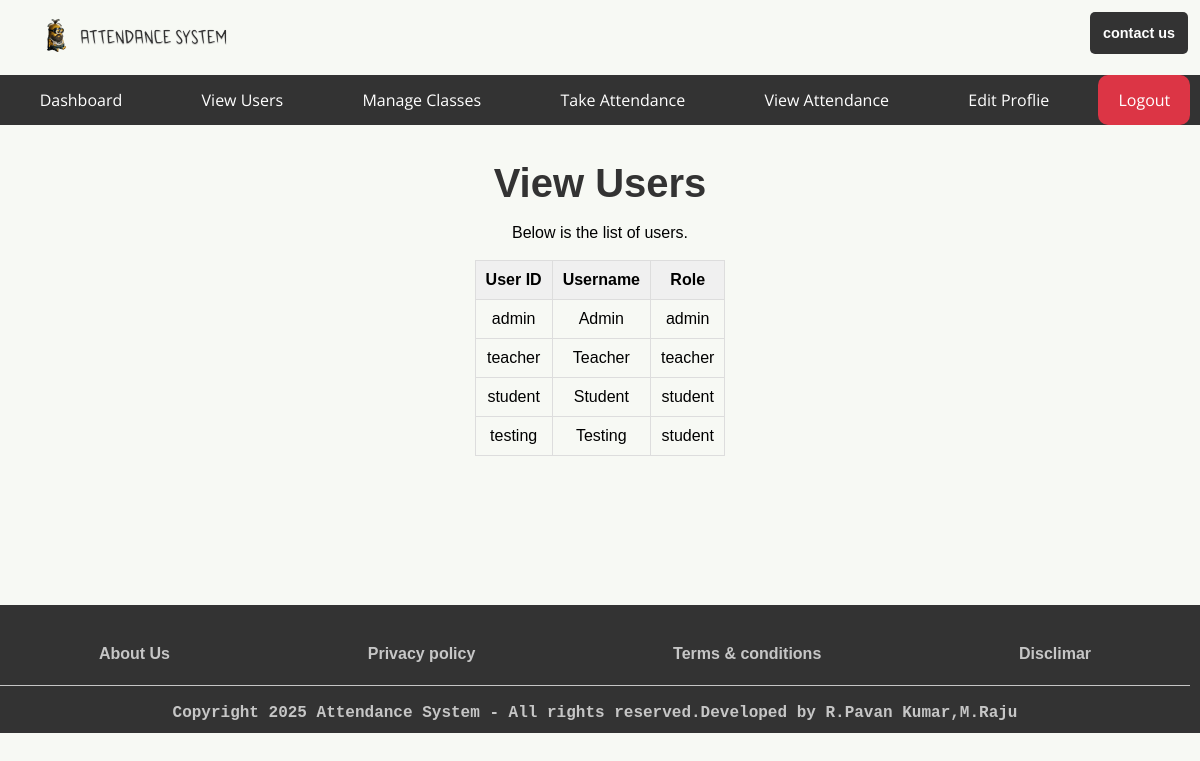
Before: /teacher/view_users (signed in) with the older database file.
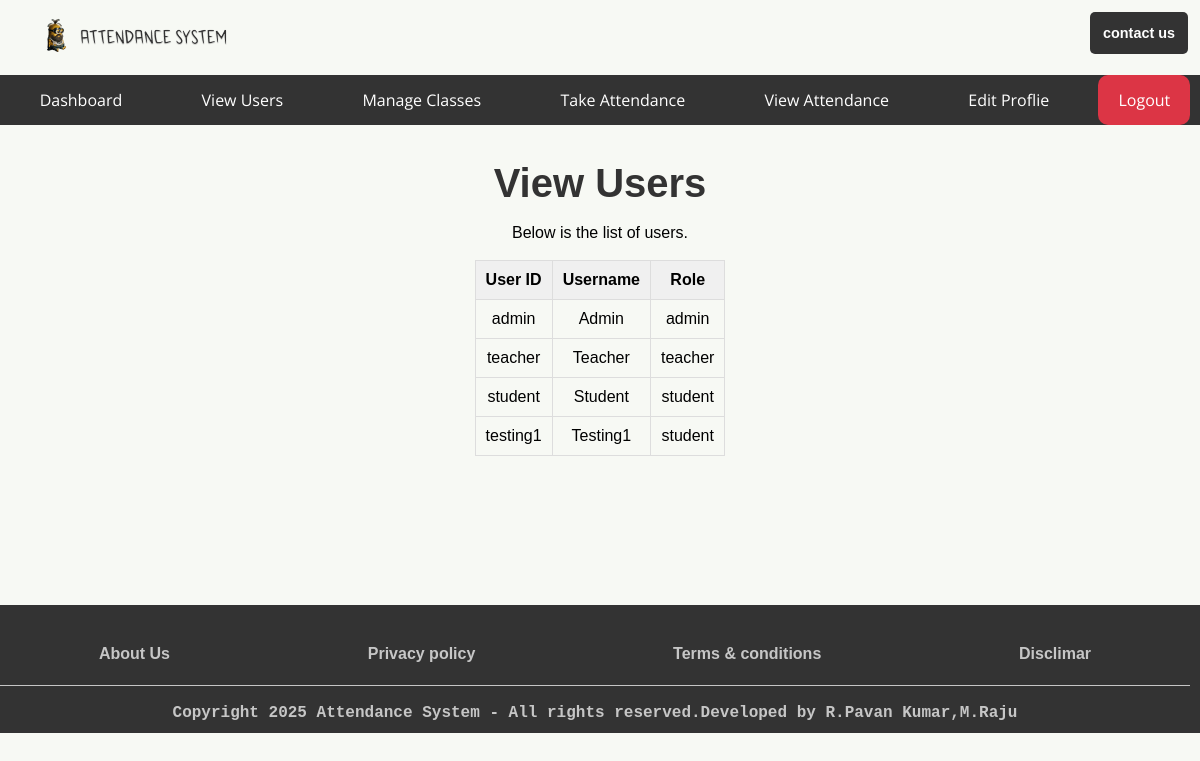
After: the same page with the newer database file.
### app.py (models this page shows, shortened)
class User(db.Model):
    userid = db.Column(db.String(10), primary_key=True, unique=True, nullable=False)
    username = db.Column(db.String(150), nullable=False)
    password_hash = db.Column(db.String(150), nullable=False)
    role = db.Column(db.String(50), nullable=False)

### app.py (the view)
@app.route('/teacher/view_users', methods=['GET', 'POST'])
@role_required('teacher')
def view_users():
    users = User.query.all()  # Get all users from the database
    return render_template('auth/dashboards/teacher/view_users.html', users=users)

### app.py (called while the page is built)
def role_required(roles):
    if not isinstance(roles, list):
        roles = [roles]  # Ensure roles is a list
    def decorator(func):
        @wraps(func)
        def wrapper(*args, **kwargs):
            if 'username' not in session:
                return redirect(url_for('login'))
            user = User.query.filter_by(username=session['username']).first()
            if user.role not in roles:  # Check if the user's role is in the allowed roles list
                return redirect(url_for('index'))  # Redirect to the home page if unauthorized
            return func(*args, **kwargs)
        return wrapper
    return decorator

### templates/auth/dashboards/teacher/view_users.html (shortened to what this page needs)
{% extends 'base/base_teacher.html' %}
{% block body %}
<main>
    <h1>View Users</h1><br/>
    <p>Below is the list of users.</p><br/>
    <div style="overflow-x: auto; max-width: 100%;">
    <table>
        <thead>
            <tr>
                <th>User ID</th>
                <th>Username</th>
                <th>Role</th>
            </tr>
        </thead>
        <tbody>
            {% if users %}
                {% for user in users %}
                    <tr>
                        <td>{{ user.userid }}</td>
                        <td>{{ user.username }}</td>
                        <td>{{ user.role }}</td>
                    </tr>
                {% endfor %}
            {% else %}
                <tr><td colspan="4">No users found.</td></tr>
            {% endif %}
        </tbody>
    </table>
</div>
</main>
{% endblock body %}

Changed rows visible on the page:
removed User: userid "testing", username "Testing", role "student"
added User: userid "testing1", username "Testing1", role "student"
